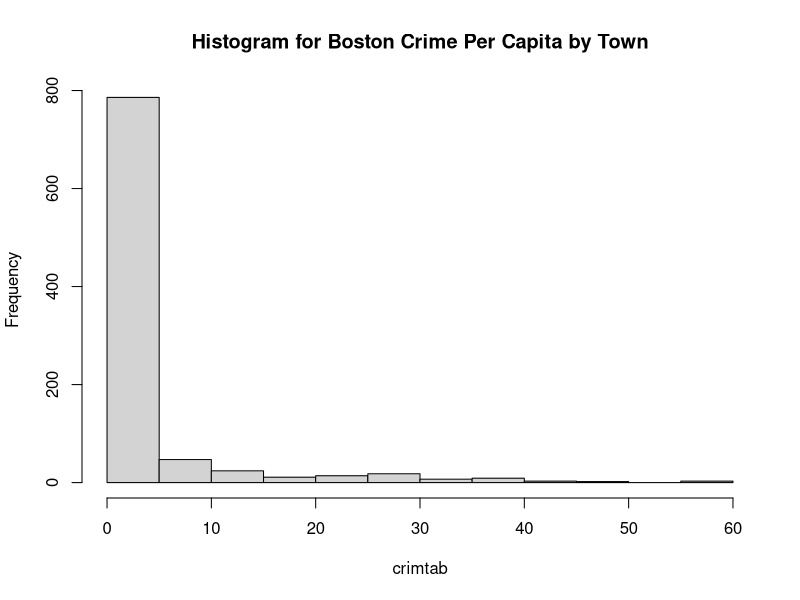
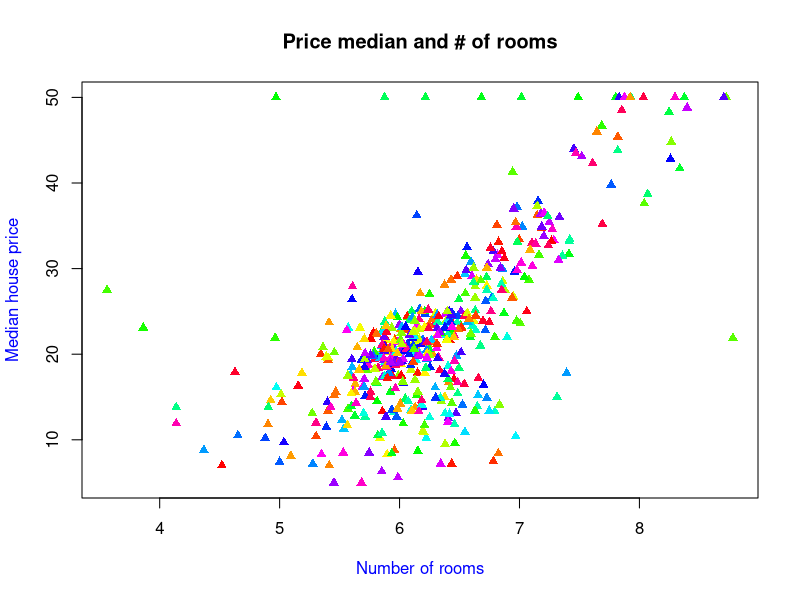
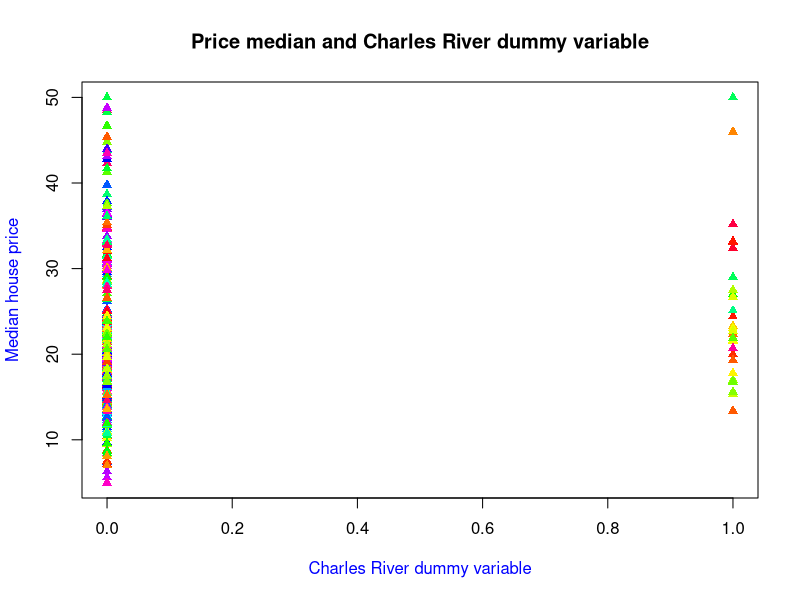
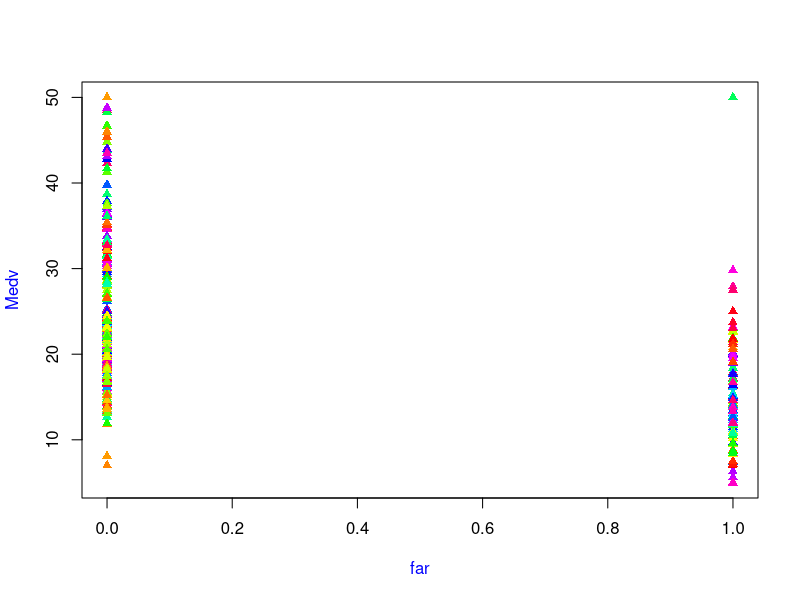

These figures' R source, in order:
## ---- chunk 1
# step 1 code
library(MASS)
data("Boston")
str(Boston)




## ---- chunk 2
# step 2 code
head(Boston)
tail(Boston, n=2)
Boston[5,]
head(Boston[,1])
names(Boston)
## ---- chunk 3
# step 3 code
mean(crimtab)
median(crimtab)
range(crimtab)

## ---- chunk 4
# step 4 code
hist(crimtab, main="Histogram for Boston Crime Per Capita by Town" )

## ---- chunk 5
# step 5 code
cor(Boston$crim, Boston$medv)
## ---- chunk 6
# step 6 code
plot(medv ~ rm, data = Boston, main = " Price median and # of rooms ", xlab = "Number of rooms", ylab = "Median house price" , col = rainbow (69) , pch = 17 , col.lab = "Blue")

cor(Boston$medv, Boston$rm)

## ---- chunk 7
# step 7 code

plot(medv ~ chas, data = Boston, main = " Price median and Charles River dummy variable ", xlab = "Charles River dummy variable", ylab = "Median house price" , col = rainbow (69) , pch = 17 , col.lab = "Blue")

is.factor(Boston$chas)
?Boston 
## ---- chunk 8
# step 8 code 
summary(Boston$rad)
unique(Boston$rad)
sum(Boston$rad)

## ---- chunk 9
# step 9 code 
ifelse(Boston$rad == 24, far<- TRUE, far<-FALSE)
far <- ifelse(Boston$rad == 24, far<- TRUE, far<-FALSE)
plot(medv ~ far, data = Boston,  xlab = "far", ylab = "Medv" , col = rainbow (69) , pch = 17 , col.lab = "Blue")
## ---- chunk 10
# step 10 code
summary(Boston$crim) 
summary(Boston$rm)
summary(Boston$lstat)
summary(Boston$medv)

x <- which.max(Boston$medv)
print(Boston[x,c("crim", "rm", "lstat","medv" )])


